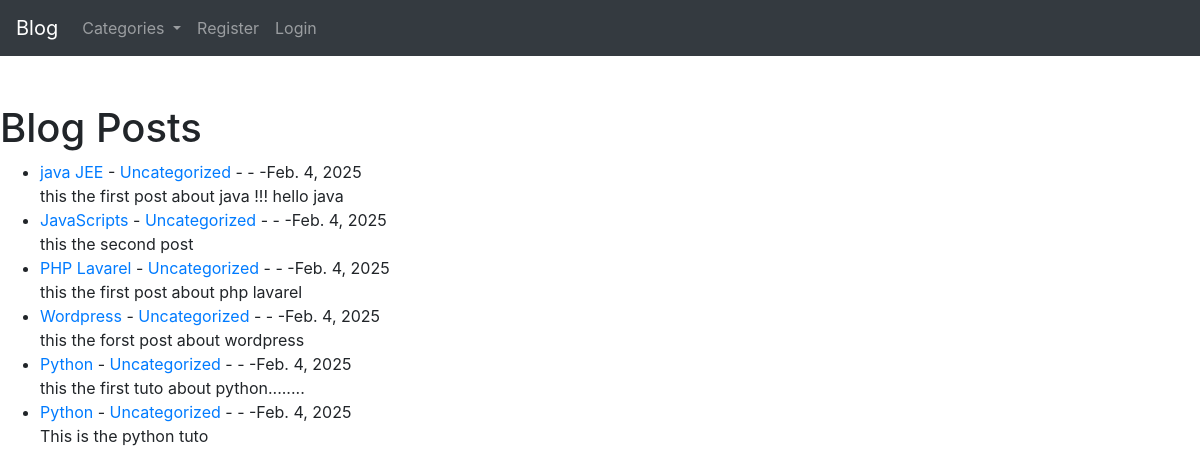
Before: / with the older database file.
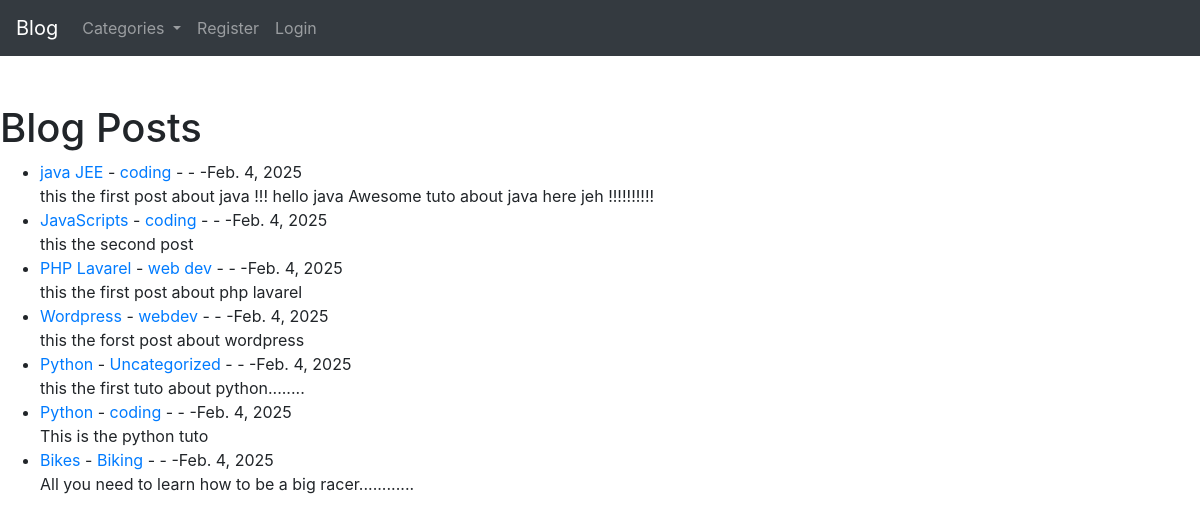
After: the same page with the newer database file.
### blog/models.py (models this page shows, shortened)
class Post(models.Model):
    title = models.CharField(max_length=255)
    title_tag = models.CharField(max_length=255, default='')
    author = models.ForeignKey(User, on_delete=models.CASCADE)
    body = models.TextField()
    post_date = models.DateField(auto_now_add=True)
    category = models.CharField(max_length=255, default='Uncategorized')
    likes = models.ManyToManyField(User, related_name='blog_posts')

### blog/views.py (the view)
# urls.py: path('',HomeView.as_view(), name='home' ),
class HomeView(ListView):
    model = Post
    template_name = 'home.html'
    ordering = ['-post_date']  #  ordering the posts by date
    def get_context_data(self,*args ,**kwargs):
          cat_menu = Category.objects.all()
          context = super(HomeView, self).get_context_data(*args, **kwargs)
          context["cat_menu"] = cat_menu
          return context

### blog/models.py (called while the page is built)
    def __str__(self):
        return self.name

### blog/templates/home.html
{% extends 'base.html' %}
{% block content %}
<br/> <br/>
<h1> Blog Posts  </h1>
<ul>
{% for post in object_list %}
      <li> <a  href =" {% url 'postdetails' post.pk %}"> {{post.title}} </a>
       - <a href="{% url 'category' post.category|slugify %}  " >  {{post.category}}  </a>
       -{{post.author.first_name}}
       -{{post.author.last_name}}
       -{{post.post_date}}
        <br/>
       {{post.body|slice:":200"|safe }}</li>
{% endfor %}
</ul>
{% endblock %}

### blog/templates/base.html (shortened to what this page needs)
<!doctype html>
<html lang="en">
  <head>
    <link rel="stylesheet" href="https://cdn.jsdelivr.net/npm/bootstrap@4.6.2/dist/css/bootstrap.min.css">
  </head>
  <body>
    <nav class="navbar navbar-expand-lg navbar-dark bg-dark">
        <a class="navbar-brand" href="{% url 'home'%}">Blog</a>
        <div class="collapse navbar-collapse" id="navbarSupportedContent">
          <ul class="navbar-nav mr-auto">
            {% if cat_menu %}
            <li class="nav-item dropdown">
              <a class="nav-link dropdown-toggle" href="#" role="button" data-toggle="dropdown" aria-expanded="false">
                Categories
              </a>
            </li>
            {%else%}
              <li class="nav-item">
                <a class="nav-link" href="{% url 'category_list'%}">Categories</a>
              </li>
            {%endif %}
            {% if user.is_authenticated %}
            <li class="nav-item">
              <a class="nav-link" href="{% url 'addpost'%}">Add post</a>
            </li>
            <li class="nav-item">
              <a class="nav-link" href="{% url 'addcategory'%}">Add category</a>
            </li>
            <li class="nav-item">
              <a class="nav-link" href="{% url 'logout'%}">Logout</a>
            </li>
            {% else %}
            <li class="nav-item">
              <a class="nav-link" href="{% url 'register'%}">Register</a>
            </li>
            <li class="nav-item">
              <a class="nav-link" href="{% url 'login'%}">Login</a>
            </li>
            {% endif %}
          </ul>
        </div>
      </nav>
    {% block content %}
    {% endblock %}
  </body>
</html>

Changed rows visible on the page:
changed Post "java JEE": category "Uncategorized" → "coding"; body "this the first post about java !!! hello java" → "this the first post about java !!! hello java Awesome tuto about java here jeh !!!!!!!!!!"
changed Post "JavaScripts": category "Uncategorized" → "coding"
changed Post "PHP Lavarel": category "Uncategorized" → "web dev"
changed Post "Wordpress": category "Uncategorized" → "webdev"
changed Post "This is the python tuto": category "Uncategorized" → "coding"
added Post: title "Bikes", category "Biking", post_date "Feb. 4, 2025", body "All you need to learn how to be a big racer............"
